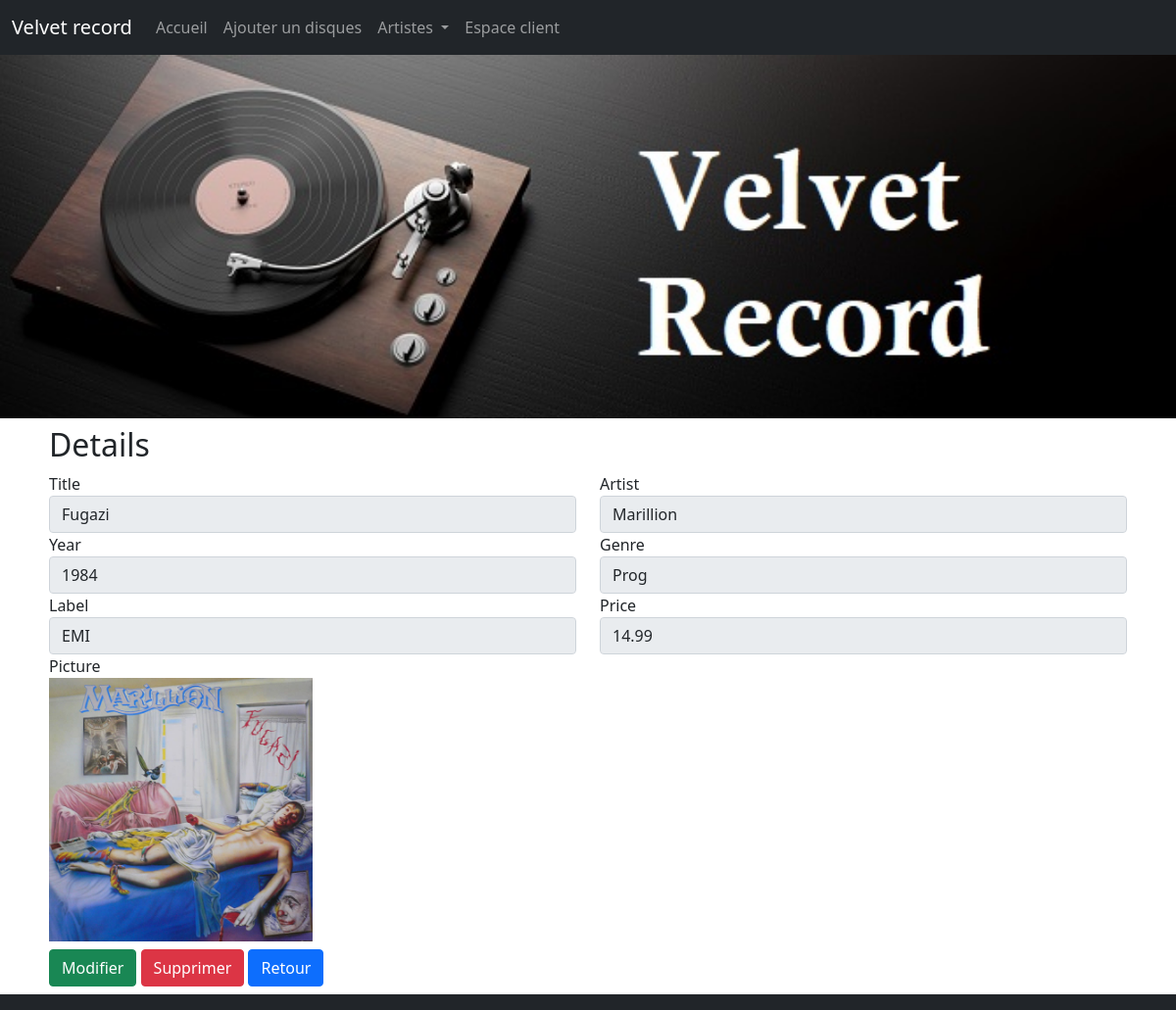
The page /index.php?page=details&id=1 on the database its author committed.
### tables this page shows
CREATE TABLE IF NOT EXISTS `disc` (
  `disc_id` int(11) NOT NULL AUTO_INCREMENT,
  `disc_title` varchar(255) DEFAULT NULL,
  `disc_year` int(11) DEFAULT NULL,
  `disc_picture` varchar(255) DEFAULT NULL,
  `disc_label` varchar(255) DEFAULT NULL,
  `disc_genre` varchar(255) DEFAULT NULL,
  `disc_price` decimal(6,2) DEFAULT NULL,
  `artist_id` int(11) DEFAULT NULL,
  PRIMARY KEY (`disc_id`),
  KEY `artist_id` (`artist_id`)
);

CREATE TABLE IF NOT EXISTS `artist` (
  `artist_id` int(11) NOT NULL AUTO_INCREMENT,
  `artist_name` varchar(255) DEFAULT NULL,
  `artist_url` varchar(255) DEFAULT NULL,
  PRIMARY KEY (`artist_id`)
);

### controllers/details.php (called while the page is built, shortened)
<?php
class details
{
    public function index()
    {
        include(baseDir.'models/usersModel.php');
        include(baseDir . 'models/detailsModel.php');
        $disk = new detailsModel();
        if (!empty($_GET['id'])) {
            $disk->setId($_GET['id']);
        }
        $data = $disk->index();
        include(baseDir . 'views/header.php');
        include(baseDir . 'views/details.php');
        include(baseDir . 'views/footer.php');
    }
}

### index.php (called while the page is built, shortened)
<?php
$route = new route();
$route->index();

### include/Database.php (called while the page is built)
<?php
class Database
{
    static  $host = host;
    static  $dbname = dbname;
    static  $username = username;
    static  $password = password;
    static $db=null;
    static function connect(){
        try { if(!self::$db){
            self::$db = new PDO('mysql:host='.Database::$host.';dbname='.Database::$dbname.';charset=utf8', Database::$username,Database::$password);
        }
        } catch (PDOException $e) {
            print "Erreur de connexion Sql!";
            die();
        }
        return self::$db;
    }
}

### models/detailsModel.php (called while the page is built)
<?php
class detailsModel
{
    private $db;
    public $id;
    public function __construct()
    {
        $this->db = Database::connect();
    }
    public function setId(int $id)
    {
        $this->id = $id;
    }
    public function getId(): int
    {
        return $this->id;
    }
    public function index(): array
    {
        $details = $this->db->prepare('SELECT * FROM disc join artist a on disc.artist_id = a.artist_id  where disc_id=?');
        $details->execute(array($this->getId()));
        $data['details'] = $details->fetch();
        return $data;
    }
}

### views/details.php (the view)
<div class="container">
    <div class="row p-2">
        <?php if (!empty($data['details'])) {
            ?>
            <h2>Details</h2>
            <div class="col-sm-6">
                <div class="form-group">
                    <label for="title">Title</label>
                    <input class="form-control" type="text" name="title" id="title" disabled
                           value="<?= $data['details']['disc_title']; ?>">
                </div>
                <div class="form-group">
                    <label for="year">Year</label>
                    <input class="form-control" type="text" name="year" id="year" disabled
                           value="<?= $data['details']['disc_year']; ?>">
                </div>
                <div class="form-group">
                    <label for="label">Label</label>
                    <input class="form-control" type="text" name="label" id="label" disabled
                           value="<?= $data['details']['disc_label']; ?>">
                </div>
                <div class="col-sm-6">
                    <label for="title">Picture</label>
                </div>
                <div class="col-sm-6 pb-2">
                    <img id="picture" src="assets/images/<?= $data['details']['disc_picture']; ?>" class="img-fluid"
                         width="300"
                         alt="<?= $data['details']['disc_title']; ?>">
                </div>
                <a href="index.php?page=update_form&id=<?= $data['details']['disc_id']; ?>" class="btn btn-success">Modifier</a>
                <a href="index.php?page=delete_form&id=<?= $data['details']['disc_id']; ?>" class="btn btn-danger">Supprimer</a>
                <a href="index.php?page=index" class="btn btn-primary">Retour</a>
            </div>
            <div class="col-sm-6">
                <div class="form-group">
                    <label for="artist">Artist</label>
                    <input class="form-control" type="text" name="artist" id="artist" disabled
                           value="<?= $data['details']['artist_name']; ?>">
                </div>
                <div class="form-group">
                    <label for="genre">Genre</label>
                    <input class="form-control" type="text" name="genre" id="genre" disabled
                           value="<?= $data['details']['disc_genre']; ?>">
                </div>
                <div class="form-group">
                    <label for="price">Price</label>
                    <input class="form-control" type="text" name="price" id="price" disabled
                           value="<?= $data['details']['disc_price']; ?>">
                </div>
            </div>
        <?php } ?>
    </div>
</div>

### assets/css/style.css (style rules this page uses)
html, body { height: 100%; padding: 0; margin: 0; }
body { display: flex; flex-direction: column; }

### rows shown on the page
disc: title "Fugazi", year "1984", label "EMI", disc_picture+disc_title (picture), artist "Marillion", genre "Prog", price "14.99"
